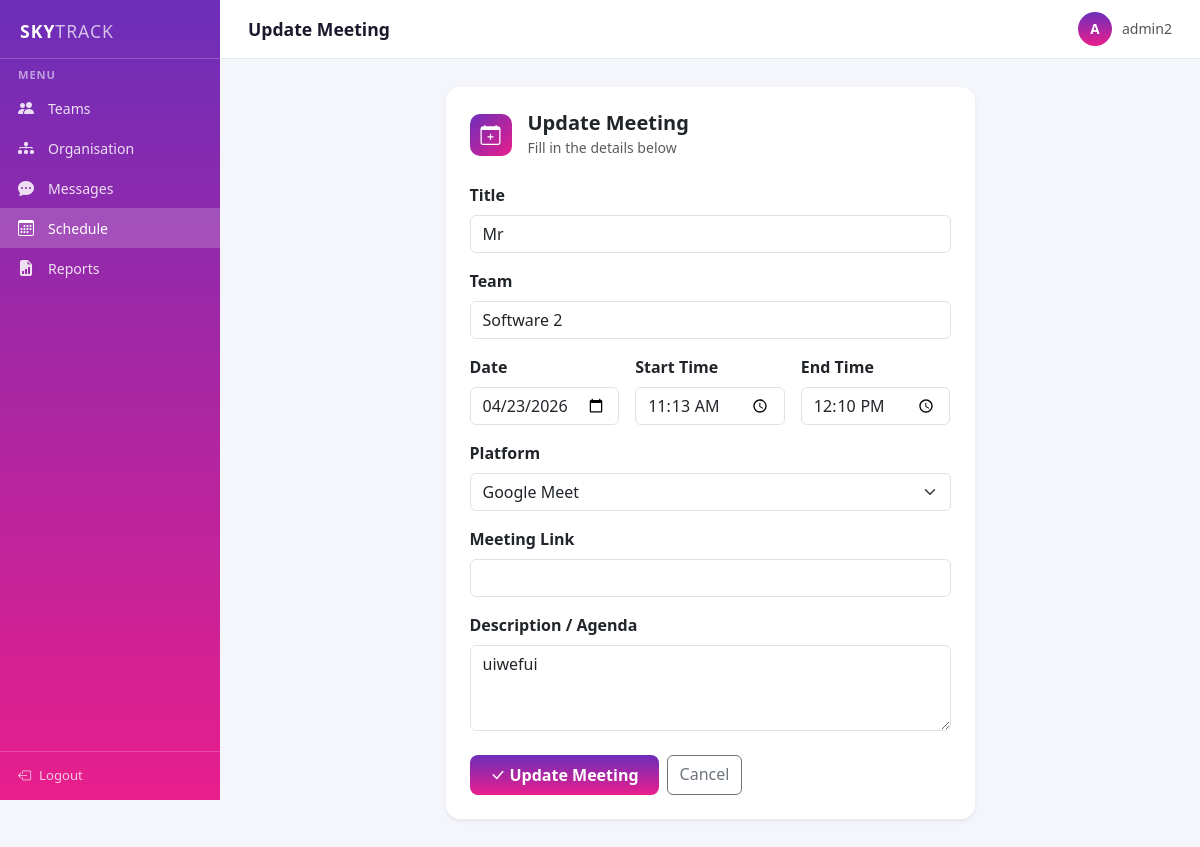
/meetings/1/edit/ (signed in), run on the app's committed database.
### meetings/models.py (models this page shows, shortened)
class Meeting(models.Model):
    title = models.CharField(max_length=200)
    organiser = models.ForeignKey(
        User,
        on_delete=models.CASCADE,
        related_name='organised_meetings'
    )
    team_name = models.CharField(max_length=100, blank=True, default='')
    date = models.DateField()
    start_time = models.TimeField()
    end_time = models.TimeField()
    platform = models.CharField(
        max_length=20,
        choices=PLATFORM_CHOICES,
        default='zoom'
    )
    meeting_link = models.URLField(blank=True, default='')
    description = models.TextField(blank=True, default='')
    created_at = models.DateTimeField(auto_now_add=True)
    updated_at = models.DateTimeField(auto_now=True)
    class Meta:
        ordering = ['date', 'start_time']

### meetings/views.py (the view)
# urls.py: path('<int:pk>/edit/', views.edit_meeting, name='edit'),
@login_required
def edit_meeting(request, pk):
    meeting = get_object_or_404(Meeting, pk=pk)
    if meeting.organiser != request.user:
        messages.error(request, 'You can only edit meetings you organised.')
        return redirect('schedule:upcoming')
    if request.method == 'POST':
        form = MeetingForm(request.POST, instance=meeting)
        if form.is_valid():
            form.save()
            messages.success(request, 'Meeting updated.')
            return redirect('schedule:upcoming')
    else:
        form = MeetingForm(instance=meeting)
    return render(request, 'meetings/meeting_form.html', {
        'form': form,
        'action': 'Update',
        'meeting': meeting,
    })

### meetings/forms.py (shortened to what this page needs)
class MeetingForm(forms.ModelForm):
    date = forms.DateField(
        widget=forms.DateInput(attrs={'type': 'date', 'class': 'form-control'})
    )
    start_time = forms.TimeField(
        widget=forms.TimeInput(attrs={'type': 'time', 'class': 'form-control'})
    )
    end_time = forms.TimeField(
        widget=forms.TimeInput(attrs={'type': 'time', 'class': 'form-control'})
    )
    class Meta:
        model = Meeting
        fields = ['title', 'team_name', 'date', 'start_time', 'end_time',
                  'platform', 'meeting_link', 'description']
        widgets = {
            'title': forms.TextInput(attrs={'class': 'form-control'}),
            'team_name': forms.TextInput(attrs={'class': 'form-control'}),
            'platform': forms.Select(attrs={'class': 'form-select'}),
            'meeting_link': forms.URLInput(attrs={'class': 'form-control'}),
            'description': forms.Textarea(attrs={'class': 'form-control', 'rows': 3}),
        }

### templates/meetings/meeting_form.html (shortened to what this page needs)
{% extends "base.html" %}
{% block nav_schedule %}active{% endblock %}
{% block topbar_title %}{{ action }} Meeting{% endblock %}
{% block content %}
<div class="row justify-content-center">
    <div class="col-lg-7">
        <div class="card shadow-sm border-0" style="border-radius:14px;">
            <div class="card-body p-4">
                <div class="d-flex align-items-center gap-3 mb-4">
                    <div style="width:42px;height:42px;border-radius:10px;
                                background:linear-gradient(135deg,#6c2eb9,#e91e8c);
                                display:flex;align-items:center;justify-content:center;">
                        <i class="bi bi-calendar-plus text-white fs-5"></i>
                    </div>
                    <div>
                        <h5 class="mb-0 fw-bold">{{ action }} Meeting</h5>
                        <small class="text-muted">Fill in the details below</small>
                    </div>
                </div>
                <form method="post" novalidate>
                    <div class="mb-3">
                        <label class="form-label fw-semibold">Title</label>
                        {{ form.title }}
                    </div>
                    <div class="mb-3">
                        <label class="form-label fw-semibold">Team</label>
                        {{ form.team_name }}
                    </div>
                    <div class="row g-3 mb-3">
                        <div class="col-md-4">
                            <label class="form-label fw-semibold">Date</label>
                            {{ form.date }}
                        </div>
                        <div class="col-md-4">
                            <label class="form-label fw-semibold">Start Time</label>
                            {{ form.start_time }}
                        </div>
                        <div class="col-md-4">
                            <label class="form-label fw-semibold">End Time</label>
                            {{ form.end_time }}
                        </div>
                    </div>
                    <div class="mb-3">
                        <label class="form-label fw-semibold">Platform</label>
                        {{ form.platform }}
                    </div>
                    <div class="mb-3">
                        <label class="form-label fw-semibold">Meeting Link</label>
                        {{ form.meeting_link }}
                    </div>
                    <div class="mb-4">
                        <label class="form-label fw-semibold">Description / Agenda</label>
                        {{ form.description }}
                    </div>
                    <div class="d-flex gap-2">
                        <button type="submit" class="btn btn-sky">
                            <i class="bi bi-check-lg me-1"></i>{{ action }} Meeting
                        </button>
                        <a href="{% url 'schedule:upcoming' %}" class="btn btn-outline-secondary">
                            Cancel
                        </a>
                    </div>
                </form>
            </div>
        </div>
    </div>
</div>
{% endblock %}

### templates/base.html (shortened to what this page needs)
<!DOCTYPE html>
<html lang="en">
<head>
    <link href="https://cdn.jsdelivr.net/npm/bootstrap@5.3.2/dist/css/bootstrap.min.css" rel="stylesheet">
    <link href="https://cdn.jsdelivr.net/npm/bootstrap-icons@1.11.3/font/bootstrap-icons.css" rel="stylesheet">
</head>
<body>
    <nav class="sidebar">
        <div class="sidebar-brand">SKY<span>TRACK</span></div>
        <div class="nav-section-label">Menu</div>
        <a href="#" class="nav-link"><i class="bi bi-people-fill"></i> Teams</a>
        <a href="#" class="nav-link"><i class="bi bi-diagram-3-fill"></i> Organisation</a>
        <a href="#" class="nav-link"><i class="bi bi-chat-dots-fill"></i> Messages</a>
        <a href="{% url 'schedule:upcoming' %}" class="nav-link {% block nav_schedule %}{% endblock %}">
            <i class="bi bi-calendar3"></i> Schedule
        </a>
        <a href="#" class="nav-link"><i class="bi bi-file-earmark-bar-graph-fill"></i> Reports</a>
        <div class="sidebar-footer">
            {% if user.is_authenticated %}
            <a href="{% url 'logout' %}"><i class="bi bi-box-arrow-left"></i> Logout</a>
            {% endif %}
        </div>
    </nav>
    <div class="main-content">
        <div class="topbar">
            <span class="topbar-title">{% block topbar_title %}SkyTrack{% endblock %}</span>
            <div class="topbar-user">
                {% if user.is_authenticated %}
                <div class="avatar">{{ user.username|first|upper }}</div>
                {{ user.username }}
                {% endif %}
            </div>
        </div>
        <div class="page-body">
            {% block content %}{% endblock %}
        </div>
    </div>
    </body>
    </html>

### templates/base.html (style rules this page uses)
:root { --sky-purple: #6c2eb9; --sky-pink: #e91e8c; --sky-grad: linear-gradient(180deg, #6c2eb9 0%, #e91e8c 100%); --sidebar-w: 220px; }
body { margin: 0; font-family: 'Segoe UI', sans-serif; background: #f4f6fb; }
.sidebar { position: fixed; top: 0; left: 0; width: var(--sidebar-w); height: 100vh; background: var(--sky-grad); display: flex; flex-direction: column; padding: 0; z-index: 100; }
.sidebar-brand { padding: 18px 20px 14px; font-size: 1.1rem; font-weight: 700; color: #fff; letter-spacing: 1px; border-bottom: 1px solid rgba(255,255,255,0.2); }
.sidebar-brand span { opacity: .7; font-weight: 400; }
.nav-section-label { padding: 8px 18px 4px; font-size: .7rem; font-weight: 600; text-transform: uppercase; letter-spacing: .08em; color: rgba(255,255,255,0.55); }
.sidebar .nav-link { color: rgba(255,255,255,0.85); padding: 8px 18px; font-size: .88rem; display: flex; align-items: center; gap: 10px; transition: background .15s; }
.sidebar .nav-link:hover, .sidebar .nav-link.active { background: rgba(255,255,255,0.18); color: #fff; }
.sidebar .nav-link i { font-size: 1rem; width: 20px; }
.sidebar-footer { margin-top: auto; padding: 14px 18px; border-top: 1px solid rgba(255,255,255,0.2); }
.sidebar-footer a { color: rgba(255,255,255,0.75); font-size: .82rem; text-decoration: none; display: flex; align-items: center; gap: 8px; }
.main-content { margin-left: var(--sidebar-w); min-height: 100vh; }
.topbar { background: #fff; border-bottom: 1px solid #e2e8f0; padding: 12px 28px; display: flex; align-items: center; justify-content: space-between; position: sticky; top: 0; z-index: 50; }
.topbar-title { font-size: 1.1rem; font-weight: 600; color: #1a1a2e; }
.topbar-user { display: flex; align-items: center; gap: 10px; font-size: .88rem; color: #555; }
.avatar { width: 34px; height: 34px; border-radius: 50%; background: var(--sky-grad); display: flex; align-items: center; justify-content: center; color: #fff; font-weight: 600; font-size: .85rem; }
.page-body { padding: 28px; }
.btn-sky { background: var(--sky-grad); color: #fff; border: none; border-radius: 8px; padding: 8px 20px; font-weight: 600; }

### data on the page
Meeting: title "Mr", team_name "Software 2", date "04/23/2026", start_time "11:13:00", end_time "12:10:00", platform "Google Meet", description "uiwefui"

### other printed values
{{ action }} "Update"
{{ user.username|first|upper }} "A"
{{ user.username }} "admin2"
